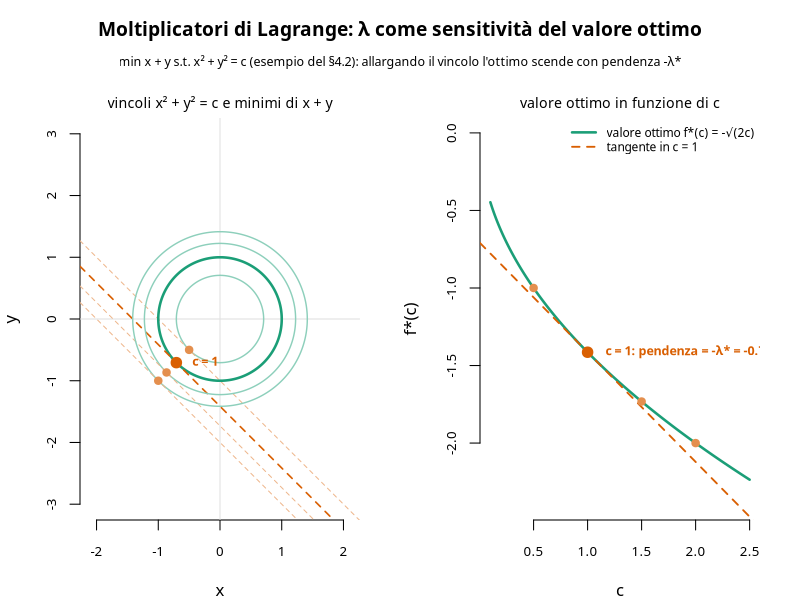

Source code (R):
# Genera img/lagrange_sensitivita.png: il significato di lambda come
# sensitivita' del valore ottimo (matematica_statistica/teoria_lagrange.md, §4.2).
# Problema: min x + y s.t. x^2 + y^2 = c. Il minimo e' in
# x = y = -sqrt(c/2), con f*(c) = -sqrt(2c) e lambda*(c) = 1/sqrt(2c).
# A sinistra i vincoli per quattro valori di c, con il punto di minimo e la
# curva di livello che lo tocca; a destra f*(c) e la sua tangente in c = 1,
# di pendenza -lambda*(1).

col_vincolo <- "#1b9e77"
col_f <- "#d95f02"

schiarisci <- function(col, quantita = 0.85) {
    rgb_col <- col2rgb(col) / 255
    rgb_nuovo <- rgb_col + (1 - rgb_col) * quantita
    rgb(rgb_nuovo[1, ], rgb_nuovo[2, ], rgb_nuovo[3, ])
}

f_star <- function(c) -sqrt(2 * c)
lambda_star <- function(c) 1 / sqrt(2 * c)

valori_c <- c(0.5, 1, 1.5, 2)

# Spectral e' il font usato dalla pagina GitHub (geoteo.net/static/style.css);
# richiede il device Cairo per essere referenziato per nome famiglia.
png("img/lagrange_sensitivita.png", width = 1800, height = 850, res = 150, type = "cairo")
par(mfrow = c(1, 2), oma = c(0, 0, 4.4, 0), mar = c(4, 4, 1.5, 2), family = "Spectral")

# Pannello sinistro: vincoli x^2 + y^2 = c e minimi di x + y.
plot(NA,
    xlim = c(-2.1, 2.1), ylim = c(-2.1, 2.1), asp = 1,
    xlab = "x", ylab = "y", bty = "n", cex.axis = 0.8
)
abline(h = 0, v = 0, col = "grey88")
t <- seq(0, 2 * pi, length.out = 400)
for (c in valori_c) {
    principale <- c == 1
    r <- sqrt(c)
    lines(r * cos(t), r * sin(t),
        col = if (principale) col_vincolo else schiarisci(col_vincolo, 0.5),
        lwd = if (principale) 2.5 else 1.4
    )
    # Curva di livello x + y = f*(c), tangente al vincolo nel minimo.
    abline(a = f_star(c), b = -1,
        col = if (principale) col_f else schiarisci(col_f, 0.55),
        lty = 2, lwd = if (principale) 1.6 else 1
    )
    m <- -sqrt(c / 2)
    points(m, m, pch = 19, cex = if (principale) 1.4 else 1, col = if (principale) col_f else schiarisci(col_f, 0.3))
}
text(-sqrt(1 / 2), -sqrt(1 / 2), labels = "c = 1", pos = 4, offset = 0.8, cex = 0.75, col = col_f, font = 2)
title(main = "vincoli x² + y² = c e minimi di x + y", cex.main = 0.85, font.main = 1)

# Pannello destro: f*(c) e tangente in c = 1.
cc <- seq(0.1, 2.5, length.out = 300)
plot(cc, f_star(cc),
    type = "l", lwd = 2.5, col = col_vincolo,
    xlab = "c", ylab = "f*(c)", bty = "n", cex.axis = 0.8,
    ylim = c(-2.4, 0)
)
abline(a = f_star(1) + lambda_star(1), b = -lambda_star(1), col = col_f, lty = 2, lwd = 1.8)
points(valori_c, f_star(valori_c), pch = 19, cex = 1, col = schiarisci(col_f, 0.3))
points(1, f_star(1), pch = 19, cex = 1.4, col = col_f)
text(1, f_star(1),
    labels = sprintf("c = 1: pendenza = -λ* = %.3f", -lambda_star(1)),
    pos = 4, offset = 0.9, cex = 0.75, col = col_f, font = 2
)
legend("topright",
    legend = c("valore ottimo f*(c) = -√(2c)", "tangente in c = 1"),
    col = c(col_vincolo, col_f), lty = c(1, 2), lwd = c(2.5, 1.8),
    bty = "n", cex = 0.72, seg.len = 2.2
)
title(main = "valore ottimo in funzione di c", cex.main = 0.85, font.main = 1)

mtext("Moltiplicatori di Lagrange: λ come sensitività del valore ottimo", side = 3, line = 2.4, cex = 1.15, font = 2, outer = TRUE)
mtext("min x + y s.t. x² + y² = c (esempio del §4.2): allargando il vincolo l'ottimo scende con pendenza -λ*", side = 3, line = 0.9, cex = 0.75, outer = TRUE)

dev.off()
